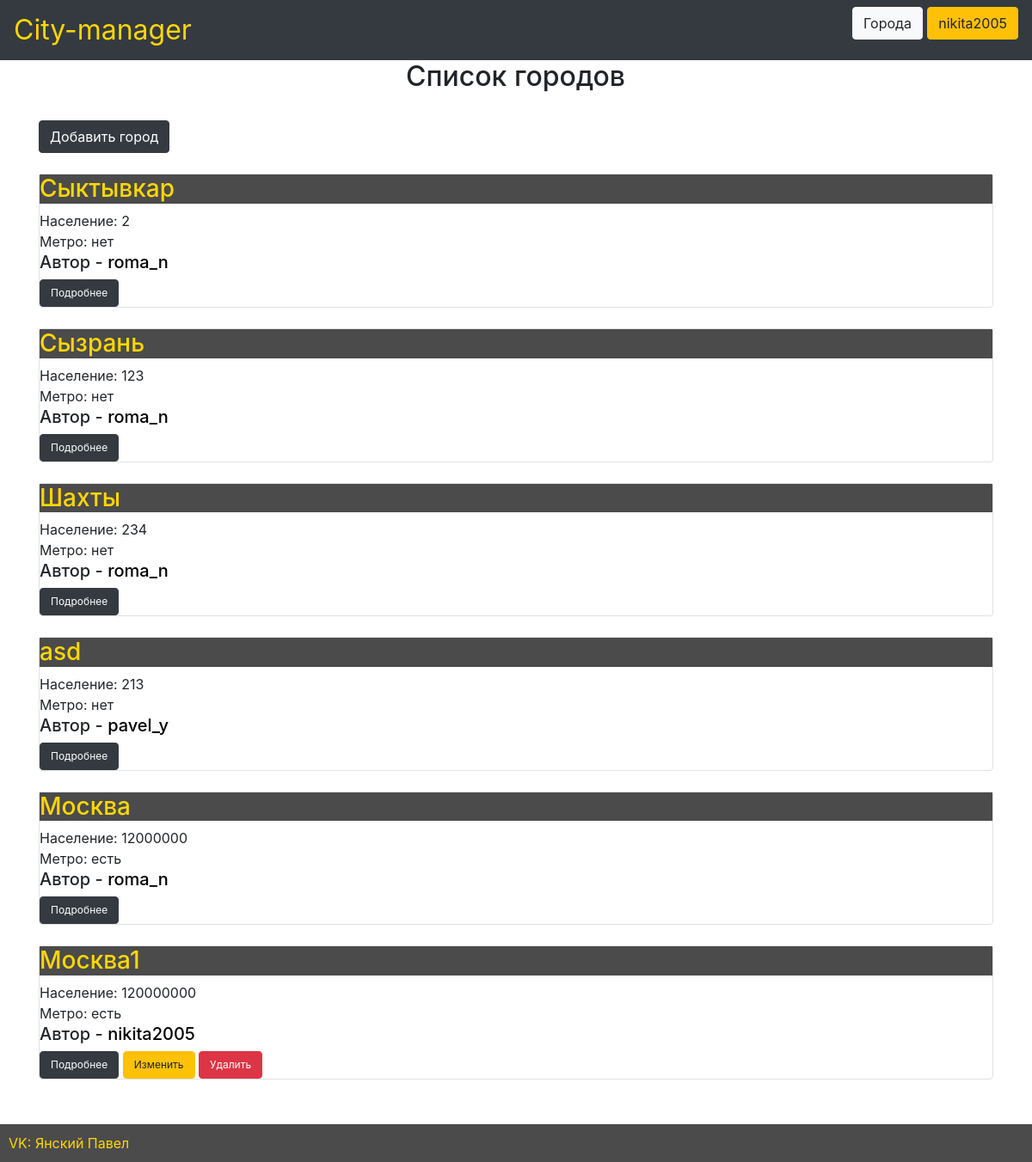
/main (signed in), run on an earlier commit of the app's database.
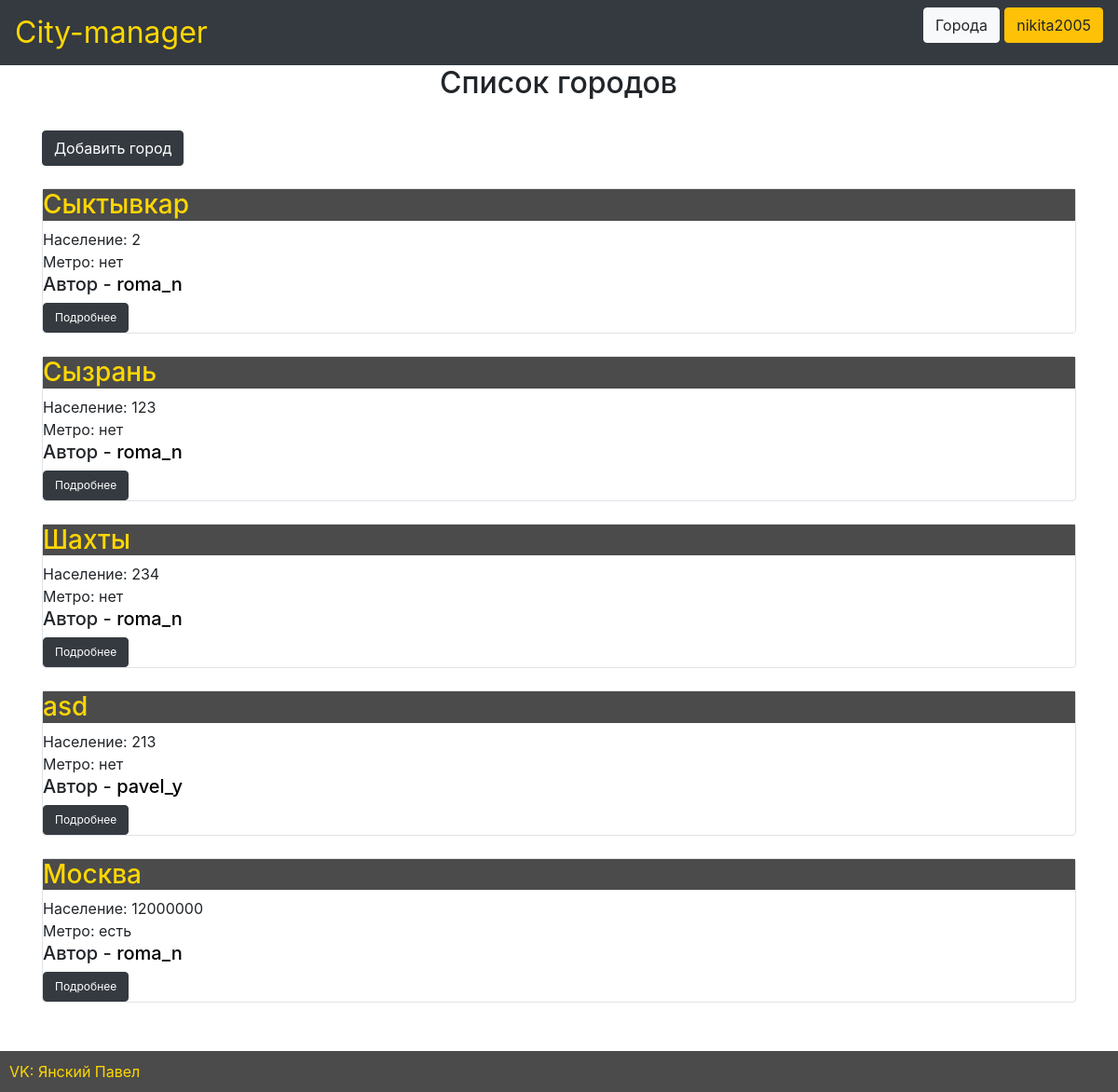
And on a later commit of the database.
### data/users.py (models this page shows, shortened)
class User(SqlAlchemyBase, UserMixin):
    __tablename__ = 'users'
    id = sqlalchemy.Column(sqlalchemy.Integer,
                           primary_key=True, autoincrement=True)
    name = sqlalchemy.Column(sqlalchemy.String, unique=True, nullable=True)
    about = sqlalchemy.Column(sqlalchemy.String, nullable=True)
    email = sqlalchemy.Column(sqlalchemy.String,
                              index=True, unique=True, nullable=True)
    photo = sqlalchemy.Column(sqlalchemy.BLOB, nullable=True)
    hashed_password = sqlalchemy.Column(sqlalchemy.String, nullable=True)
    created_date = sqlalchemy.Column(sqlalchemy.DateTime,
                                     default=datetime.datetime.now)

### data/cities.py (models this page shows)
class City(SqlAlchemyBase):
    __tablename__ = 'cities'
    id = sqlalchemy.Column(sqlalchemy.Integer, primary_key=True, autoincrement=True)
    city = sqlalchemy.Column(sqlalchemy.Integer, unique=True, nullable=True)
    count_of_people = sqlalchemy.Column(sqlalchemy.String, nullable=True)
    sea = sqlalchemy.Column(sqlalchemy.Boolean, nullable=True)
    subway = sqlalchemy.Column(sqlalchemy.Boolean, nullable=True)
    information = sqlalchemy.Column(sqlalchemy.String, nullable=True, default="Отсутствует")
    user_id = sqlalchemy.Column(sqlalchemy.Integer, sqlalchemy.ForeignKey("users.id"))
    user = orm.relationship('User')

### main.py (the view)
@app.route("/main")
@login_required
def main_sheet():
    db_sess = db_session.create_session()
    b_users = db_sess.query(BlockedUser.id).filter(BlockedUser.user_id == current_user.id)
    cities = db_sess.query(City).filter(City.user_id.notin_(b_users))
    return render_template("index.html", cities=cities)

### data/db_session.py (called while the page is built)
def create_session() -> Session:
    global __factory
    return __factory()

### main.py (called while the page is built)
@login_manager.user_loader
def load_user(user_id):
    db_sess = db_session.create_session()
    return db_sess.query(User).get(user_id)

### templates/index.html
{% extends "base.html" %}
{% block content %}
<h2>Список городов</h2><br>
<a href="{{ url_for('add_cities') }}" class="btn btn-dark">Добавить город</a><br><br>
{% for item in cities%}
<div class="col-md6 border rounded">
    <h3>{{item.city}}</h3>
    <div>
        Население: {{item.count_of_people}}
    </div>
    <div>
        Метро: {{"есть" if item.subway else "нет"}}
    </div>
    <div>
        <h5 class="city_autor">Автор - <a href="{{ url_for('users', id=item.user_id) }}" class="autor">{{item.user.name}}</a></h5>
    </div>
    <nav>
            <a class="btn btn-dark" href="{{ url_for('get_info', id=item.id) }}" style="font-size: 12px">Подробнее</a>
    {% if current_user.is_authenticated and current_user == item.user %}
            <a href="{{ url_for('edit_cities', id=item.id) }}" class="btn btn-warning" style="font-size: 12px">
                Изменить
            </a>
            <a href="{{ url_for('cities_delete', id=item.id) }}" class="btn btn-danger" style="font-size: 12px">
                Удалить
            </a>
    {% endif %}
    </nav>
    </div><br>
{% endfor %}
{% endblock %}

### templates/base.html (shortened to what this page needs)
<!doctype html>
<html lang="en">
<head>
    <link rel="stylesheet"
          href="https://stackpath.bootstrapcdn.com/bootstrap/4.4.1/css/bootstrap.min.css"
>
    <link rel="stylesheet" type="text/css" href="{{url_for('static', filename='css/style.css')}}"/>
</head>
<body>
<header>
    <nav class="navbar navbar-dark bg-dark">
        <a style="color: gold; margin-left: 0; margin-right: auto; width: 16em;font-size: 2rem;"
           href="{{ url_for('index') }}">City-manager</a>
        {% if current_user.is_authenticated %}
        <p>
            <a class="btn btn-light" href="{{ url_for('main_sheet') }}">Города</a>
            <a class="btn btn-warning" href="{{ url_for('users', id=current_user.id) }}">{{ current_user.name }}</a>
        </p>
        {% else %}
        <p>
            <a class="btn btn-light" href="{{ url_for('register') }}">Зарегистрироваться</a>
            <a class="btn btn-warning" href="{{ url_for('login') }}">Войти</a>
        </p>
        {% endif %}
    </nav>
</header>
<main role="main" class="container">
    {% block content %}{% endblock %}
</main>
<br><br><br>
<a class="footer" href="https://vk.com/pavelyanski">
    VK: Янский Павел
</a>
</body>
</html>

### static/css/style.css (style rules this page uses)
h2 { margin-left: auto; margin-right: auto; width: 8em }
h3 { color: gold; background-color: #4b4b4b }
h5.city_autor { width: 50em }
p { color: black; font-size: 1.2em }
a.footer { position: fixed; right: 0; bottom: 0; padding: 10px; background: #4b4b4b; color: gold; width: 100%; }
a.autor { color: black; }

What changed in the data, as far as the page shows it:
removed City: city "Москва1", count_of_people "120000000", subway "есть", user.name "nikita2005"
